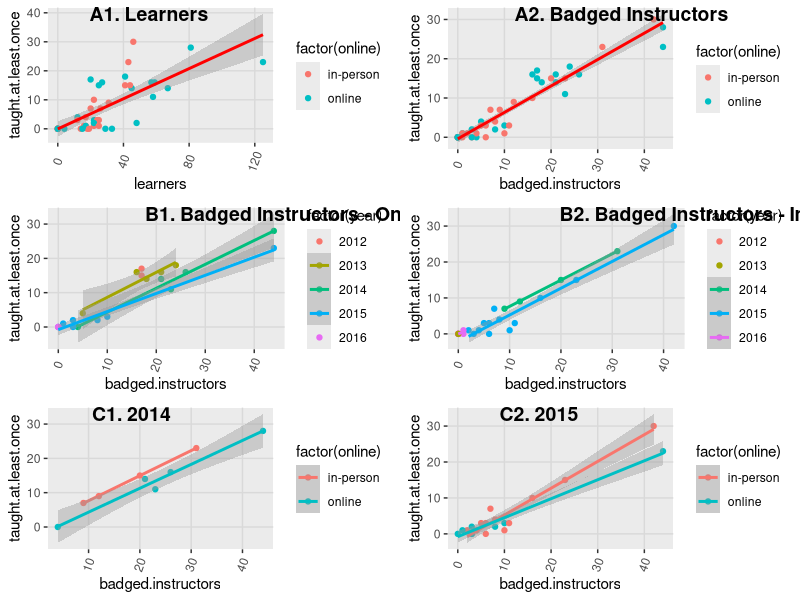
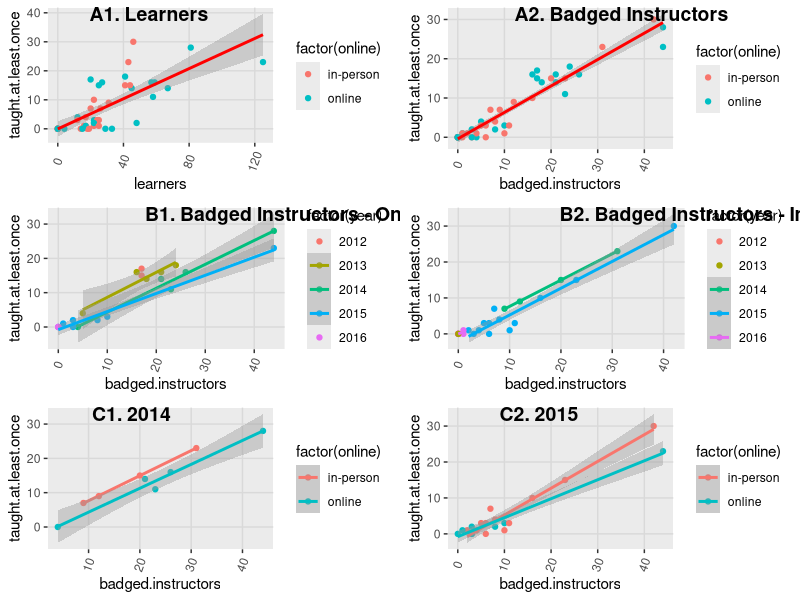

R code for these plots, in order:
library(ggplot2)
library(tidyr)
library(dplyr)
library(cowplot)
require(cowplot) 

## read in data; split date into year, month, day; add badged instructor column
instructors <- read.csv("instructor-training-stats.csv", header=TRUE, sep=",")
instructors.split <- instructors %>% 
  separate(start, c("year", "month", "day"), sep = "\\-") 
instructors.split <- mutate(instructors.split, badged.instructors = learners - no.badge)

## filter by classroom type, add rows for 2012 & 2013 so plot colors are same 
inperson <- filter(instructors.split, online < 1)
online <- filter(instructors.split, online >= 1)
inperson <- rbind(inperson, c(2012, 1, 1, NA, 0, 0, 0, 0, 0, 0, 0, 0, 0, 0, 0, 0 ))
inperson <- rbind(inperson, c(2013, 1, 1, NA, 0, 0, 0, 0, 0, 0, 0, 0, 0, 0, 0, 0 ))

# filter  by year for comparing classroom style
year2015 <- filter(instructors.split, year==2015)
year2014<- filter(instructors.split, year==2014)

##linear model fitting to get R^2 for each plot
fitall.learners <- lm(data = instructors.split, learners ~ completed.this)
summary(fitall.learners)
#Multiple R-squared:  0.7021,	Adjusted R-squared:  0.6953 
fitall.badged <- lm(data = instructors.split, taught.at.least.once ~ badged.instructors)
summary(fitall.badged)
#Multiple R-squared:  0.915,	Adjusted R-squared:  0.9131
fitinperson <- lm(data = inperson, taught.at.least.once ~ badged.instructors + year)
summary(fitinperson)
#Multiple R-squared:  0.9637,	Adjusted R-squared:  0.9546 
fitonline <- lm(data = online, taught.at.least.once ~ badged.instructors + year)
summary(fitonline)
#Multiple R-squared:  0.9692,	Adjusted R-squared:  0.9595 
fit2014 <- lm(data = year2014, taught.at.least.once ~ badged.instructors + online)
summary(fit2014)
#Multiple R-squared:  0.9816,	Adjusted R-squared:  0.9755 
fit2015 <- lm(data = year2015, taught.at.least.once ~ badged.instructors + online)
summary(fit2015)
#Multiple R-squared:  0.9234,	Adjusted R-squared:  0.9144

#plot number learers vs number who have taught at least once. color by classroom style
all<- ggplot(instructors.split, aes(x=learners, y=taught.at.least.once, colour = factor (online))) + 
  geom_point() + background_grid(major = "xy", minor = "none")  +
  theme(axis.text.x = element_text(angle=70, vjust=0.5)) +
  scale_colour_discrete(labels=c("in-person", "online")) +
  stat_smooth(method = "lm", col="red") 
#plot number badged instructors (completed.this) vs number who have taught at least once. color by classroom style
all2<- ggplot(instructors.split, aes(x=badged.instructors, y=taught.at.least.once, colour = factor (online))) + 
  geom_point() + background_grid(major = "xy", minor = "none")  +
  theme(axis.text.x = element_text(angle=70, vjust=0.5)) +
  scale_colour_discrete(labels=c("in-person", "online")) +
  stat_smooth(method = "lm", col="red") 
#plot number ONLINE trained badged instructors (completed.this) vs number who have taught at least once. color by year
online.year <- ggplot(online, aes(x=badged.instructors, y=taught.at.least.once, colour = factor (year))) + 
  geom_point() + background_grid(major = "xy", minor = "none")  +
  theme(axis.text.x = element_text(angle=70, vjust=0.5)) +
  stat_smooth(method = "lm")
#plot number INPERSON trained badged instructors (completed.this) vs number who have taught at least once. color by year
inperson.year<- ggplot(inperson, aes(x=badged.instructors, y=taught.at.least.once, colour = factor (year))) + 
  geom_point() + background_grid(major = "xy", minor = "none")  +
  theme(axis.text.x = element_text(angle=70, vjust=0.5)) +
  stat_smooth(method = "lm") 
plotyear2014 <- ggplot(year2014, aes(x=badged.instructors, y=taught.at.least.once, colour = factor (online))) + 
  geom_point() + background_grid(major = "xy", minor = "none")  +
  theme(axis.text.x = element_text(angle=70, vjust=0.5)) +
  stat_smooth(method = "lm")+
  scale_colour_discrete(labels=c("in-person", "online"))
plotyear2015 <- ggplot(year2015, aes(x=badged.instructors, y=taught.at.least.once, colour = factor (online))) + 
  geom_point() + background_grid(major = "xy", minor = "none")  +
  theme(axis.text.x = element_text(angle=70, vjust=0.5)) +
  stat_smooth(method = "lm") +
  scale_colour_discrete(labels=c("in-person", "online"))

#using cowplot to make a grid of plots
plot_grid(all, all2, online.year, inperson.year, plotyear2014, plotyear2015, ncol=2, 
          labels = c("    A1. Learners", " A2. Badged Instructors", 
                     "B1. Badged Instructors - Online", "B2. Badged Instructors - In Person",
                     "       C1. 2014", "        C2. 2015"))
ggsave("instructor-training-stats-1.png")
